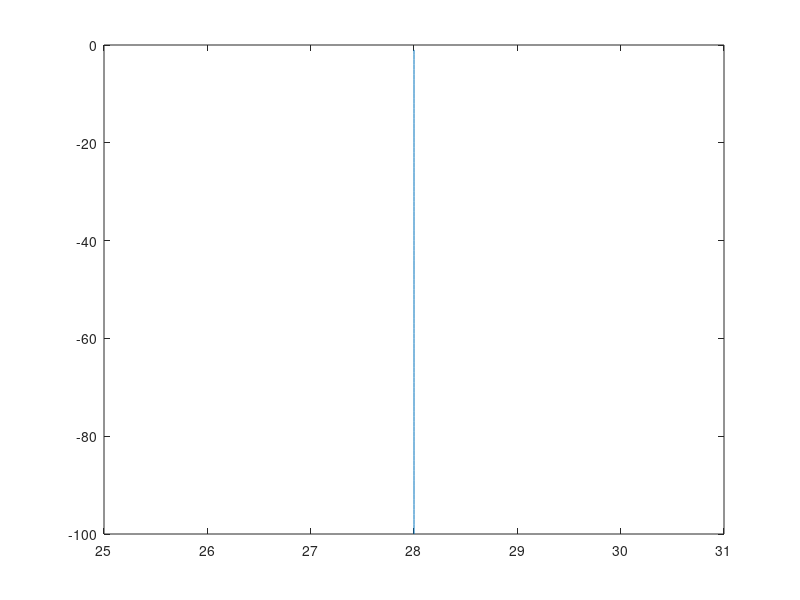
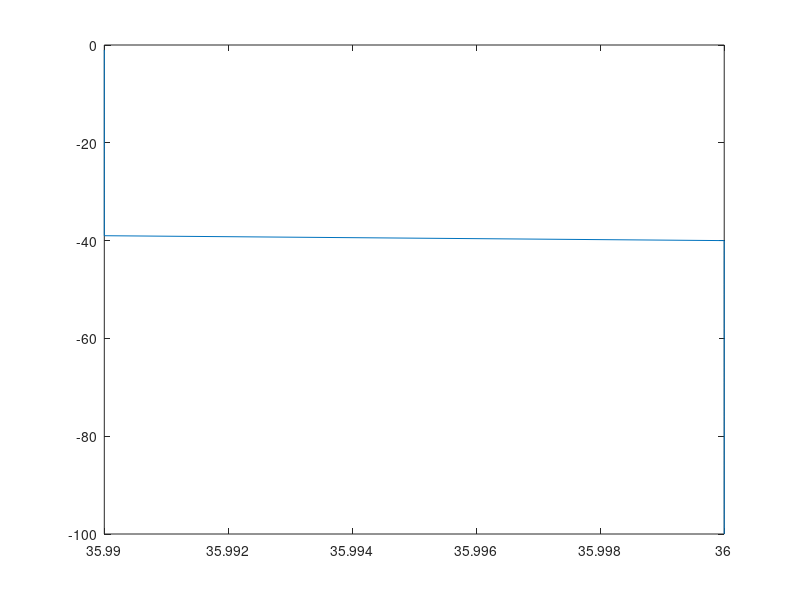

The MATLAB script that drew these images, in order: (Note: this script raises an error after producing the figures.)
clc;clear all; close all;


z = 1:100;

t = 28*ones(size(z));

s = 36*ones(size(z));

s(z<40) = 35.99;

figure
plot(t,-z)

figure
plot(s,-z)

MLD = 40;
IST = 100;

[BLT,BLPE]=get_profile_BL(z,t,s,MLD,IST);




%------------------------------------------------------------
%------------------------------------------------------------
%  Reference Calculation
g=10

Rho_MLD = sw_dens0(nanmean(s(z<40)),nanmean(t(z<40)));

Rho_IST_n_MLD = sw_dens0(nanmean(s(z>40)),nanmean(t(z>40)));


PE0_ref = -g *( ( 1/2 * Rho_MLD * MLD^2 )  + ( 1/2 * Rho_IST_n_MLD * (IST^2-MLD^2) ) )

Rho_MIX = sw_dens0(nanmean(s),nanmean(t));

P0MIX_ref = -g * 1/2 * Rho_MIX * IST^2

BLPE_ref = (P0MIX_ref - PE0_ref)

